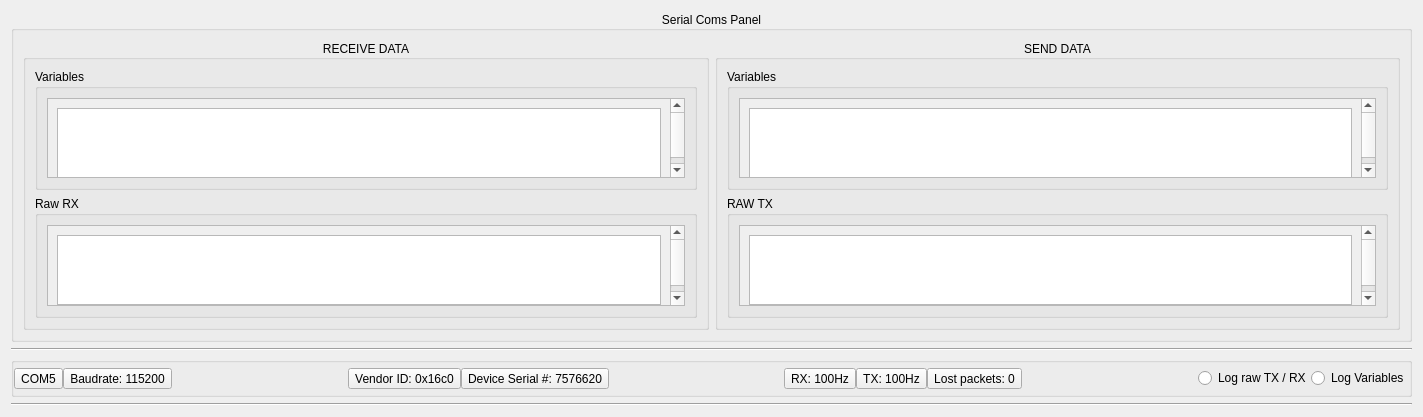
<?xml version="1.0" encoding="UTF-8"?>
<ui version="4.0">
 <class>serialComsPanel</class>
 <widget class="QWidget" name="serialComsPanel">
  <property name="geometry">
   <rect>
    <x>0</x>
    <y>0</y>
    <width>1423</width>
    <height>417</height>
   </rect>
  </property>
  <property name="windowTitle">
   <string>Form</string>
  </property>
  <layout class="QVBoxLayout" name="verticalLayout">
   <item>
    <widget class="QGroupBox" name="groupBox_2">
     <property name="title">
      <string>Serial Coms Panel</string>
     </property>
     <property name="alignment">
      <set>Qt::AlignCenter</set>
     </property>
     <layout class="QHBoxLayout" name="horizontalLayout_2">
      <item>
       <widget class="QGroupBox" name="groupBox_3">
        <property name="title">
         <string>RECEIVE DATA</string>
        </property>
        <property name="alignment">
         <set>Qt::AlignCenter</set>
        </property>
        <layout class="QVBoxLayout" name="verticalLayout_2">
         <item>
          <widget class="QGroupBox" name="groupBox_7">
           <property name="title">
            <string>Variables</string>
           </property>
           <layout class="QVBoxLayout" name="verticalLayout_6">
            <item>
             <widget class="QScrollArea" name="scrollArea">
              <property name="widgetResizable">
               <bool>true</bool>
              </property>
              <widget class="QWidget" name="scrollAreaWidgetContents">
               <property name="geometry">
                <rect>
                 <x>0</x>
                 <y>0</y>
                 <width>648</width>
                 <height>101</height>
                </rect>
               </property>
               <layout class="QVBoxLayout" name="verticalLayout_8">
                <item>
                 <widget class="QTextEdit" name="console_rx_vars">
                  <property name="readOnly">
                   <bool>true</bool>
                  </property>
                 </widget>
                </item>
               </layout>
              </widget>
             </widget>
            </item>
           </layout>
          </widget>
         </item>
         <item>
          <widget class="QGroupBox" name="groupBox_5">
           <property name="title">
            <string>Raw RX</string>
           </property>
           <layout class="QVBoxLayout" name="verticalLayout_4">
            <item>
             <widget class="QScrollArea" name="scrollArea_3">
              <property name="widgetResizable">
               <bool>true</bool>
              </property>
              <widget class="QWidget" name="scrollAreaWidgetContents_3">
               <property name="geometry">
                <rect>
                 <x>0</x>
                 <y>0</y>
                 <width>648</width>
                 <height>100</height>
                </rect>
               </property>
               <layout class="QVBoxLayout" name="verticalLayout_10">
                <item>
                 <widget class="QTextEdit" name="console_rx_raw">
                  <property name="readOnly">
                   <bool>true</bool>
                  </property>
                 </widget>
                </item>
               </layout>
              </widget>
             </widget>
            </item>
           </layout>
          </widget>
         </item>
        </layout>
       </widget>
      </item>
      <item>
       <widget class="QGroupBox" name="groupBox_4">
        <property name="title">
         <string>SEND DATA</string>
        </property>
        <property name="alignment">
         <set>Qt::AlignCenter</set>
        </property>
        <layout class="QVBoxLayout" name="verticalLayout_3">
         <item>
          <widget class="QGroupBox" name="groupBox_8">
           <property name="title">
            <string>Variables</string>
           </property>
           <layout class="QVBoxLayout" name="verticalLayout_7">
            <item>
             <widget class="QScrollArea" name="scrollArea_2">
              <property name="widgetResizable">
               <bool>true</bool>
              </property>
              <widget class="QWidget" name="scrollAreaWidgetContents_2">
               <property name="geometry">
                <rect>
                 <x>0</x>
                 <y>0</y>
                 <width>647</width>
                 <height>101</height>
                </rect>
               </property>
               <layout class="QVBoxLayout" name="verticalLayout_9">
                <item>
                 <widget class="QTextEdit" name="console_tx_vars">
                  <property name="readOnly">
                   <bool>true</bool>
                  </property>
                 </widget>
                </item>
               </layout>
              </widget>
             </widget>
            </item>
           </layout>
          </widget>
         </item>
         <item>
          <widget class="QGroupBox" name="groupBox_6">
           <property name="title">
            <string>RAW TX</string>
           </property>
           <layout class="QVBoxLayout" name="verticalLayout_5">
            <item>
             <widget class="QScrollArea" name="scrollArea_4">
              <property name="widgetResizable">
               <bool>true</bool>
              </property>
              <widget class="QWidget" name="scrollAreaWidgetContents_4">
               <property name="geometry">
                <rect>
                 <x>0</x>
                 <y>0</y>
                 <width>647</width>
                 <height>100</height>
                </rect>
               </property>
               <layout class="QVBoxLayout" name="verticalLayout_11">
                <item>
                 <widget class="QTextEdit" name="console_tx_raw">
                  <property name="readOnly">
                   <bool>true</bool>
                  </property>
                 </widget>
                </item>
               </layout>
              </widget>
             </widget>
            </item>
           </layout>
          </widget>
         </item>
        </layout>
       </widget>
      </item>
     </layout>
    </widget>
   </item>
   <item>
    <widget class="Line" name="line">
     <property name="orientation">
      <enum>Qt::Horizontal</enum>
     </property>
    </widget>
   </item>
   <item>
    <widget class="QGroupBox" name="groupBox">
     <property name="title">
      <string/>
     </property>
     <layout class="QHBoxLayout" name="horizontalLayout">
      <property name="spacing">
       <number>0</number>
      </property>
      <property name="leftMargin">
       <number>0</number>
      </property>
      <property name="topMargin">
       <number>5</number>
      </property>
      <property name="rightMargin">
       <number>0</number>
      </property>
      <property name="bottomMargin">
       <number>5</number>
      </property>
      <item>
       <widget class="QToolButton" name="toolButton_3">
        <property name="enabled">
         <bool>true</bool>
        </property>
        <property name="text">
         <string>COM5</string>
        </property>
        <property name="checkable">
         <bool>false</bool>
        </property>
        <property name="autoRaise">
         <bool>false</bool>
        </property>
       </widget>
      </item>
      <item>
       <widget class="QToolButton" name="toolButton">
        <property name="text">
         <string>Baudrate: 115200</string>
        </property>
       </widget>
      </item>
      <item>
       <spacer name="horizontalSpacer_2">
        <property name="orientation">
         <enum>Qt::Horizontal</enum>
        </property>
        <property name="sizeHint" stdset="0">
         <size>
          <width>40</width>
          <height>20</height>
         </size>
        </property>
       </spacer>
      </item>
      <item>
       <widget class="QToolButton" name="toolButton_4">
        <property name="text">
         <string>Vendor ID: 0x16c0</string>
        </property>
       </widget>
      </item>
      <item>
       <widget class="QToolButton" name="toolButton_5">
        <property name="text">
         <string>Device Serial #: 7576620</string>
        </property>
       </widget>
      </item>
      <item>
       <spacer name="horizontalSpacer">
        <property name="orientation">
         <enum>Qt::Horizontal</enum>
        </property>
        <property name="sizeHint" stdset="0">
         <size>
          <width>40</width>
          <height>20</height>
         </size>
        </property>
       </spacer>
      </item>
      <item>
       <widget class="QToolButton" name="toolButton_6">
        <property name="text">
         <string>RX: 100Hz</string>
        </property>
       </widget>
      </item>
      <item>
       <widget class="QToolButton" name="toolButton_7">
        <property name="text">
         <string>TX: 100Hz</string>
        </property>
       </widget>
      </item>
      <item>
       <widget class="QToolButton" name="toolButton_2">
        <property name="text">
         <string>Lost packets: 0</string>
        </property>
       </widget>
      </item>
      <item>
       <spacer name="horizontalSpacer_3">
        <property name="orientation">
         <enum>Qt::Horizontal</enum>
        </property>
        <property name="sizeHint" stdset="0">
         <size>
          <width>40</width>
          <height>20</height>
         </size>
        </property>
       </spacer>
      </item>
      <item>
       <widget class="QRadioButton" name="radioButton_2">
        <property name="text">
         <string>Log raw TX / RX</string>
        </property>
       </widget>
      </item>
      <item>
       <widget class="QRadioButton" name="radioButton">
        <property name="text">
         <string>Log Variables</string>
        </property>
       </widget>
      </item>
     </layout>
    </widget>
   </item>
   <item>
    <widget class="Line" name="line_2">
     <property name="orientation">
      <enum>Qt::Horizontal</enum>
     </property>
    </widget>
   </item>
  </layout>
 </widget>
 <resources/>
 <connections/>
</ui>
